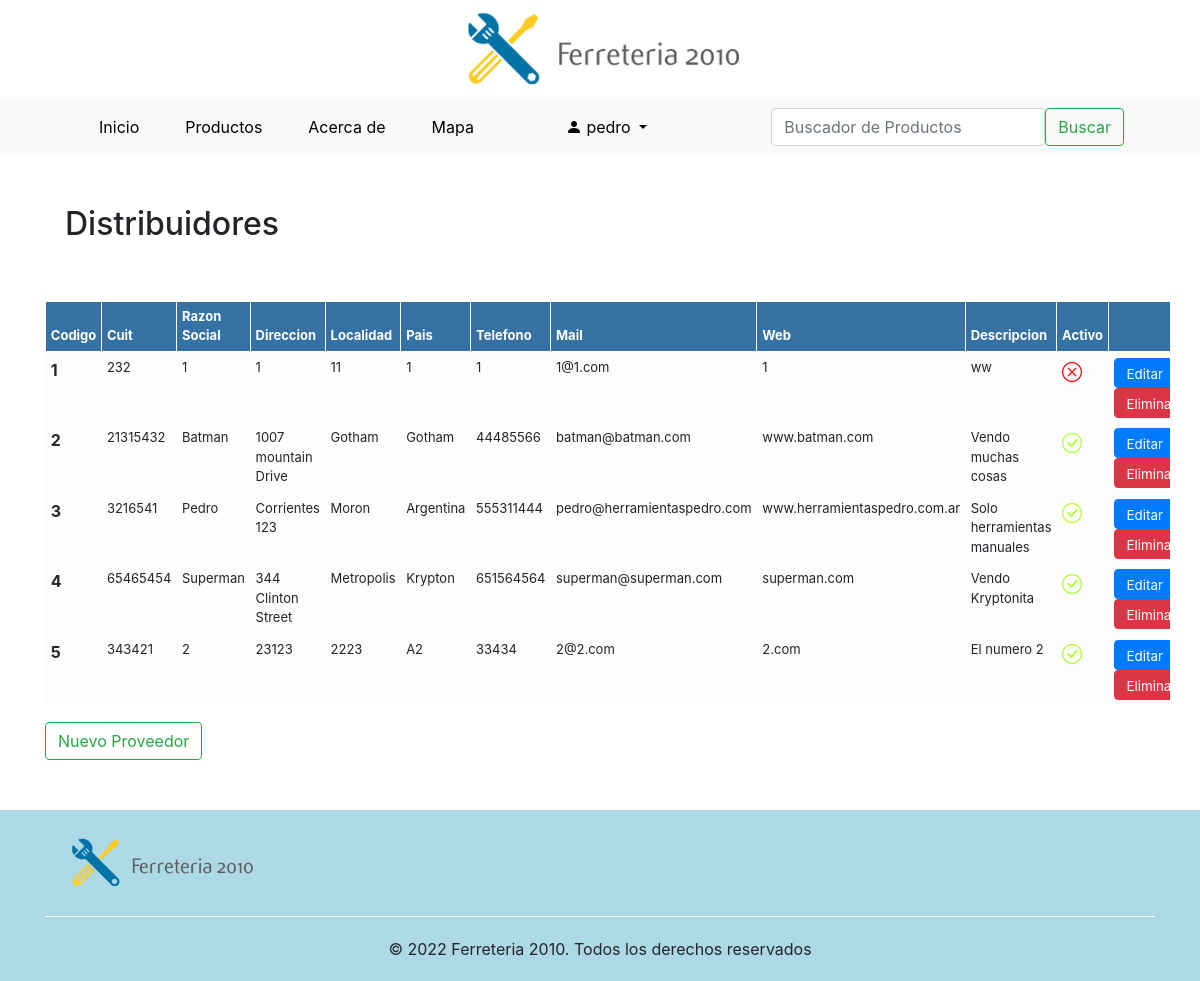
Screenshot of /distribuidores/distribuidores/ (signed in) with the database file from the repository.
### distribuidores/models.py (models this page shows, shortened)
class Distribuidores(models.Model):
    razon_social = models.CharField(max_length=200)
    direccion = models.CharField(max_length=100)
    localidad = models.CharField(max_length=100)
    pais = models.CharField(max_length=100)
    telefono = models.CharField(max_length=100)
    mail = models.CharField(max_length=100)
    web = models.CharField(max_length=100)
    cuit = models.IntegerField(unique=True)
    descripcion = models.CharField(max_length=200, blank=True, default='')
    active = models.BooleanField(default=True)
    class Meta:
        verbose_name = 'Distribuidor'
        verbose_name_plural = 'Distribuidores'

### distribuidores/views.py (the view)
# urls.py: path('distribuidores/', list_distribuidor, name='distribuidores'),
def list_distribuidor(request):
    if request.user.is_authenticated:
        distribuidores = Distribuidores.objects.all().order_by('id')
        context = paginator(request, distribuidores, 6)
        return render(request, 'distribuidores/distribuidores.html', context=context)
    else:
        return redirect('index')

### django_base/functions.py (called while the page is built)
def usuario_logueado(request):
    if request.user.is_authenticated:
        username  = request.user.username
        id_usuario = User.objects.filter(username__icontains = username).values('id')
        lista_grupo = list(Group.objects.filter(user__in = id_usuario).values_list('name', flat=True))
        for grupo in lista_grupo:
            if grupo == 'Ferreteria':
                return True
            else:
                return False
    else:
        return False

def paginator(request, object, item):
    grupo = usuario_logueado(request)
    pag = request.GET.get('page', 1)
    paginator = Paginator(object, item)
    try:
        resultados = paginator.page(pag)
    except PageNotAnInteger:
        resultados = paginator.page(1)
    except EmptyPage:
        resultados = paginator.page(paginator.num_pages)
    context = {'object_list':resultados, 'grupo':grupo}
    return context

### templates/distribuidores/distribuidores.html (shortened to what this page needs)
{% extends 'base.html' %}
{% load static %}
{% block contenido %}
<div class="titulo_seccion"><h2>Distribuidores</h2></div>
<div class="table-responsive-xl">
<table class="table table-hover table-light table-bordered table-sm" width="Auto">
    <thead>
      <tr>
        <th scope="col" style="width: Auto; font-size: small">Codigo</th>
        <th scope="col" style="width: Auto; font-size: small">Cuit</th>
        <th scope="col" style="width: Auto; font-size: small">Razon Social</th>
        <th scope="col" style="width: Auto; font-size: small">Direccion</th>
        <th scope="col" style="width: Auto; font-size: small">Localidad</th>
        <th scope="col" style="width: Auto; font-size: small">Pais</th>
        <th scope="col" style="width: Auto; font-size: small">Telefono</th>
        <th scope="col" style="width: Auto; font-size: small">Mail</th>
        <th scope="col" style="width: Auto; font-size: small">Web</th>
        <th scope="col" style="width: Auto; font-size: small">Descripcion</th>
        <th scope="col" style="width: Auto; font-size: small">Activo</th>
        <th scope="col" style="width: Auto; font-size: small"></th>
      </tr>
    </thead>
    <tbody>
        {% for distribuidor in object_list %}
            <tr>
            <th scope="row">{{distribuidor.id}}</th>
            <td style="width: Auto; font-size: small">{{ distribuidor.cuit }}</td>
            <td style="width: Auto; font-size: small">{{distribuidor.razon_social}}</td>
            <td style="width: Auto; font-size: small">{{distribuidor.direccion}}</td>
            <td style="width: Auto; font-size: small">{{distribuidor.localidad}}</td>
            <td style="width: Auto; font-size: small">{{distribuidor.pais}}</td>
            <td style="width: Auto; font-size: small">{{distribuidor.telefono}}</td>
            <td style="width: Auto; font-size: small">{{distribuidor.mail}}</td>
            <td style="width: Auto; font-size: small">{{distribuidor.web}}</td>
            <td style="width: Auto; font-size: small">{{distribuidor.descripcion}}</td>
            {% if distribuidor.active == True %}
                <td style="width: Auto; font-size: small"><i class="bi bi-check-circle" style="text-align:right; font-size:20px; color:greenyellow"></i></td>
            {% else %}
                <td style="width: Auto; font-size: small"><i class="bi bi-x-circle" style="text-align:right; font-size:20px; color:red"></i></td>
            {% endif %}
            <td>
                <a href="/distribuidores/update-distribuidor/{{distribuidor.id}}" class="btn btn-primary" style="width: Auto; height: 30px ;font-size: smaller">Editar</a>
                <a href="/distribuidores/delete-distribuidor/{{distribuidor.id}}" class="btn btn-danger" style="width: Auto; height: 30px; font-size: smaller">Eliminar</a></td>
            </tr>
        {% endfor%}
    </tbody>
  </table>
</div class="text-right">
  <a href="/distribuidores/create-distribuidor" class="btn btn-outline-success">Nuevo Proveedor </a>
</div>
{% endblock %}

### templates/base.html (shortened to what this page needs)
<!DOCTYPE html>
<html lang="en">
<head>
    {% load static %}
    <link rel="stylesheet" href="https://cdn.jsdelivr.net/npm/bootstrap@4.6.1/dist/css/bootstrap.min.css">
    <link rel="stylesheet" href="https://cdn.jsdelivr.net/npm/bootstrap-icons@1.8.3/font/bootstrap-icons.css">
    <link rel="stylesheet" href="{% static 'assets/css/custom.css' %}">
  </head>
<body>
  <div class="logo"><a href="\" style="cursor: auto;"><img src="{% static 'assets/images/logo.png' %}" alt="Ferreteria 2010" width="300px"></a></div>
  <header style="background-color:#f8f9fa">
    <div class="container" >
        <nav class="navbar navbar-expand-lg bg-light">
            <div class="container-fluid">
              <div class="collapse navbar-collapse" id="navbarSupportedContent">
                <ul class="navbar-nav me-auto mb-2 mb-lg-0">
                  <li class="nav-item {% block nav_inicio_activo %}{% endblock %}">
                    <a class="nav-link" aria-current="page" href="\">Inicio</a>
                  </li>
                  <li class="nav-item {% block nav_productos_activo %}{% endblock %}">
                    <a class="nav-link" href="/productos/">Productos</a>
                  </li>
                  <li class="nav-item {% block nav_about_activo %}{% endblock %}">
                    <a class="nav-link" aria-current="page" href="/about">Acerca de</a>
                  </li>
                  <li class="nav-item {% block nav_map_activo %}{% endblock %}">
                    <a class="nav-link" aria-current="page" href="/map">Mapa</a>
                  </li>
                  {% if request.user.is_authenticated %}
                  <li class="nav-item {% block nav_usuario %}{% endblock %}">
                    <a class="nav-link" href="/accounts/profile/"></a>
                  </li>
                  <li class="nav-item dropdown {% block nav_usuario_activo %}{% endblock %}">
                    <a class="nav-link dropdown-toggle" href="#" id="navbarDropdown" role="button" data-bs-toggle="dropdown" aria-expanded="false">
                       <i class="bi bi-person-fill"></i> {{request.user.username}}
                    </a>
                  </li>
                  {% else %}
                  <li class="nav-item {% block nav_login_activo %}{% endblock %}">
                    <a class="nav-link" href="/accounts/login/">Iniciar Sesión</a>
                  </li>
                  {% endif %}
                </ul>
              </div>
              <div>
                <form class="d-flex" role="search" action = "/productos/search-product/" method="GET">
                  <input class="form-control me-2" type="text" placeholder="Buscador de Productos" aria-label="Search"  name = 'search'>
                  <button class="btn btn-outline-success" type="submit">Buscar</button>
                </form>
              </div>
            </div>
        </nav>
    </div>
  </header>
  <div class="container" style="overflow: hidden;">
    {% block contenido %}
    {% endblock %}
  <footer class="footer">
    <div class="container">
      <div class="row align-items-start" style="margin: 20px 0px;">
        <div class="col">
          <img src="{% static 'assets/images/logo.png' %}" alt="Ferreteria 2010" width="200px">
        </div>
      </div>
      <div style="text-align: center; padding: 20px 0px; border-top: 1px solid #fff;">
        © 2022  Ferreteria 2010. Todos los derechos reservados
      </div>
    </div>
  </footer>
</body>
</html>

### productos/static/assets/css/custom.css (style rules this page uses)
.titulo_seccion { border-radius: 1px solid #cecece; padding: 20px; margin: 30px 0px; }
.logo { width: 100%; text-align: center; }
.navbar-nav li { margin: 0px 15px }
.navbar-nav a { color: #000; }
.footer { background-color:lightblue; overflow: hidden; margin-top: 50px; }
.row { margin: 40px 10px; }
.table-bordered { border: 1px solid #000 !important; }
.table-bordered thead { background-color: #3671a3; color: #fff; }

### rows the page displays
Distribuidores: id "1", cuit "232", razon_social "1", direccion "1", localidad "11", pais "1", telefono "1", mail "1@1.com", web "1", descripcion "ww", active False (drawn)
Distribuidores: id "2", cuit "21315432", razon_social "Batman", direccion "1007 mountain Drive", localidad "Gotham", pais "Gotham", telefono "44485566", mail "batman@batman.com", web "www.batman.com", descripcion "Vendo muchas cosas", active True (drawn)
Distribuidores: id "3", cuit "3216541", razon_social "Pedro", direccion "Corrientes 123", localidad "Moron", pais "Argentina", telefono "555311444", mail "pedro@herramientaspedro.com", web "www.herramientaspedro.com.ar", descripcion "Solo herramientas manuales", active True (drawn)
Distribuidores: id "4", cuit "65465454", razon_social "Superman", direccion "344 Clinton Street", localidad "Metropolis", pais "Krypton", telefono "651564564", mail "superman@superman.com", web "superman.com", descripcion "Vendo Kryptonita", active True (drawn)
Distribuidores: id "5", cuit "343421", razon_social "2", direccion "23123", localidad "2223", pais "A2", telefono "33434", mail "2@2.com", web "2.com", descripcion "El numero 2", active True (drawn)

### other values shown
{{ request.user.username }} "pedro"
